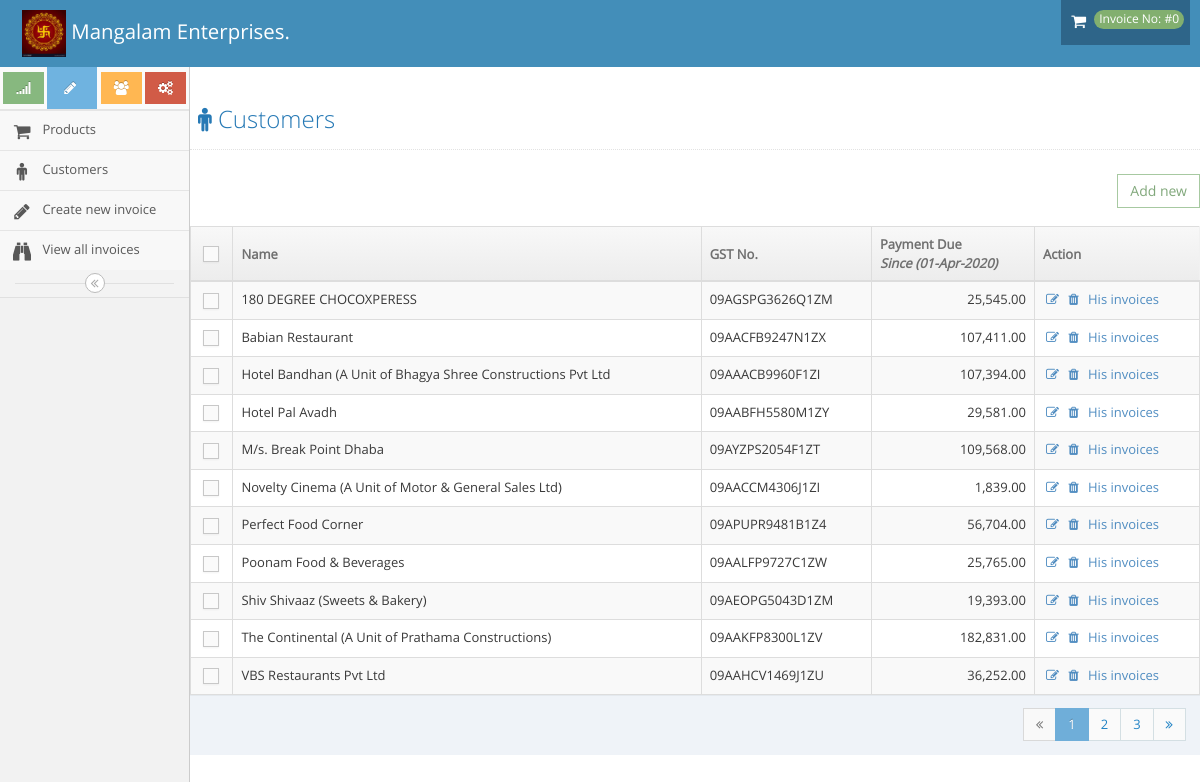
The app's page /index.php/customer with its own data.
### tables this page shows
CREATE TABLE `invoice` (
  `id` int(11) NOT NULL,
  `customer_id` int(11) NOT NULL,
  `created_at` datetime NOT NULL DEFAULT CURRENT_TIMESTAMP,
  `invoice_no` int(11) NOT NULL,
  `date` date DEFAULT NULL,
  `total` float DEFAULT NULL
);

CREATE TABLE `customer` (
  `id` int(11) NOT NULL,
  `name` varchar(200) NOT NULL,
  `email` varchar(100) NOT NULL,
  `contact` varchar(20) NOT NULL,
  `address` longtext NOT NULL,
  `pincode` varchar(10) NOT NULL,
  `city` varchar(100) NOT NULL,
  `state` varchar(100) NOT NULL,
  `gst_no` varchar(100) NOT NULL,
  `pan` varchar(19) DEFAULT NULL
);

### application/helpers/functions_helper.php (called while the page is built, shortened)
<?php
function financial_yr_start(){
  $yr = date('Y');
  return $yr.'-04-01';
}
function _getAdminLoadView($template_name, $data = array()) {
          $CI = & get_instance();
          $CI->load->view('header', $data);
          $CI->load->view($template_name, $data);
}
?>

### application/controllers/customer.php (called while the page is built, shortened)
<?php
class Customer extends CI_Controller {
	public function index()
	{
		$this->show();
	}
	public function show()
	{
		$year = date('Y');
		$dt = $year.'-04-01';
		$data['prod_data'] = $this->Invoice_Model->getSundryDebtors();
		$data['dt'] = date('d-M-Y',strtotime($dt));
		_getAdminLoadView('customer_list',$data);
	}
}

### index.php (called while the page is built, shortened)
<?php
require_once BASEPATH.'core/CodeIgniter.php';

### application/models/Invoice_Model.php (called while the page is built, shortened)
<?php
class Invoice_Model extends CI_Model {
  public function getSundryDebtors($date1=null, $date2=null){
    $q = "SELECT c.*,i.id as iid,sum(i.total) as payment from invoice as i left join customer as c on i.customer_id = c.id  ";
    $date1 = financial_yr_start();
    $q .= " where i.created_at >= '".$date1."'";
    $q .= " GROUP by c.id ";
    $q .=" order by c.name ASC";
    $data = $this->db->query($q);
    return ($data->result_array());
  }
}

### application/views/customer_list.php (the view, shortened to what this page needs)
<div class="page-content">
					</div>
						<div class="page-header">
							<h1>
								<i class="menu-icon fa fa-male"></i>
								Customers
							</h1>
						</div>
							<h1>
								<div style="text-align: right"><a href="<?php echo base_url('customer/add_normal') ?>"><button id="" type="button" class="btn btn-white btn-success">Add new</button></a></div>
							</h1>
						<div class="row">
									<div class="col-xs-12">
										<div class="clearfix">
										</div>
										<div>
											<table id="dynamic-table" class="table table-striped table-bordered table-hover">
												<thead>
													<tr>
														<th class="center">
															<label class="pos-rel">
																<span class="lbl"></span>
															</label>
														</th>
														<th>Name</th>
														<th>GST No.</th>
														<th>Payment Due<br><em>Since (<?php echo $dt?>)<em></th>
														<th>Action</th>
													</tr>
												</thead>
												<tbody>
													<?php
													foreach((array)$prod_data as $em){
                    ?>
													<tr>
														<td class="center">
															<label class="pos-rel">
																<span class="lbl"></span>
															</label>
														</td>
														<td><?php echo $em['name']?></td>
														<td><?php echo $em['gst_no']?></td>
														<td class="amount"><?php echo number_format($em['payment'],2)?></td>
														<td>
															<div class="hidden-sm hidden-xs action-buttons">
			<a class="fa fa-edit"  href="<?php echo base_url('customer/edit/').$em['id'] ?>" role="button" class="blue" ></a>
														<a class="cust_del fa fa-trash" id="<?php echo $em['id'] ?>" role="button" class="blue" ></a>
								<a class=""  href="<?php echo base_url('customer/getCustomerDetails/').$em['id'] ?>" role="button" class="blue" >His invoices</a>
															</div>
														</td>
													</tr>
												<?php } ?>
												</tbody>
												</table>
											</div>
											<div class="modal-footer no-margin-top">
												<ul class="pagination pull-right no-margin">
													<li class="prev disabled">
														<a href="#">
															<i class="ace-icon fa fa-angle-double-left"></i>
														</a>
													</li>
													<li class="active">
														<a href="#">1</a>
													</li>
													<li>
														<a href="#">2</a>
													</li>
													<li>
														<a href="#">3</a>
													</li>
													<li class="next">
														<a href="#">
															<i class="ace-icon fa fa-angle-double-right"></i>
														</a>
													</li>
												</ul>
											</div>
										</div>
									</div>
								</div>
							</div>
						</div>
					</div>

### records on screen
invoice: customer.name "180 DEGREE CHOCOXPERESS", customer.gst_no "09AGSPG3626Q1ZM", payment "25,545.00"
invoice: customer.name "Babian Restaurant", customer.gst_no "09AACFB9247N1ZX", payment "107,411.00"
invoice: customer.name "Hotel Bandhan (A Unit of Bhagya Shree Constructions Pvt Ltd", customer.gst_no "09AAACB9960F1ZI", payment "107,394.00"
invoice: customer.name "Hotel Pal Avadh", customer.gst_no "09AABFH5580M1ZY", payment "29,581.00"
invoice: customer.name "M/s. Break Point Dhaba", customer.gst_no "09AYZPS2054F1ZT", payment "109,568.00"
invoice: customer.name "Novelty Cinema (A Unit of Motor & General Sales Ltd)", customer.gst_no "09AACCM4306J1ZI", payment "1,839.00"
invoice: customer.name "Perfect Food Corner", customer.gst_no "09APUPR9481B1Z4", payment "56,704.00"
invoice: customer.name "Poonam Food & Beverages", customer.gst_no "09AALFP9727C1ZW", payment "25,765.00"
invoice: customer.name "Shiv Shivaaz (Sweets & Bakery)", customer.gst_no "09AEOPG5043D1ZM", payment "19,393.00"
invoice: customer.name "The Continental (A Unit of Prathama Constructions)", customer.gst_no "09AAKFP8300L1ZV", payment "182,831.00"
invoice: customer.name "VBS Restaurants Pvt Ltd", customer.gst_no "09AAHCV1469J1ZU", payment "36,252.00"

### other values on screen
$inv "#0"
$dt "01-Apr-2020"
